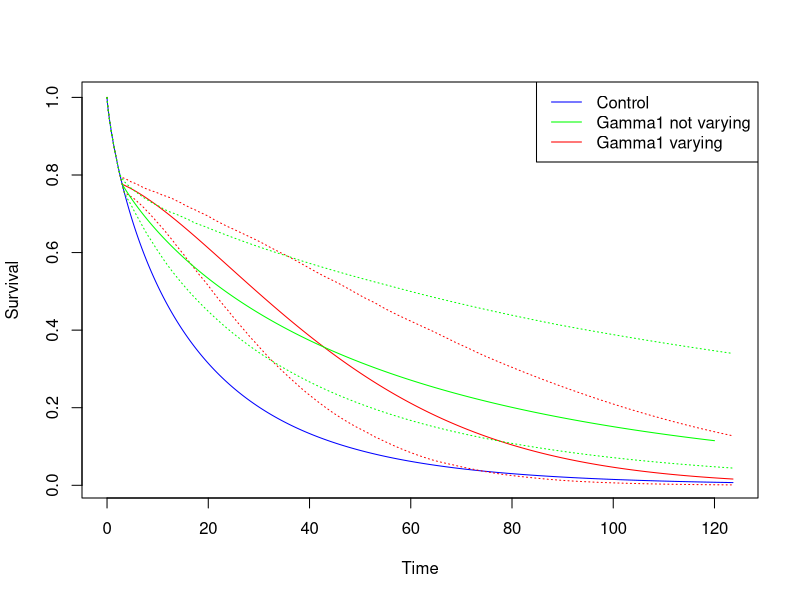
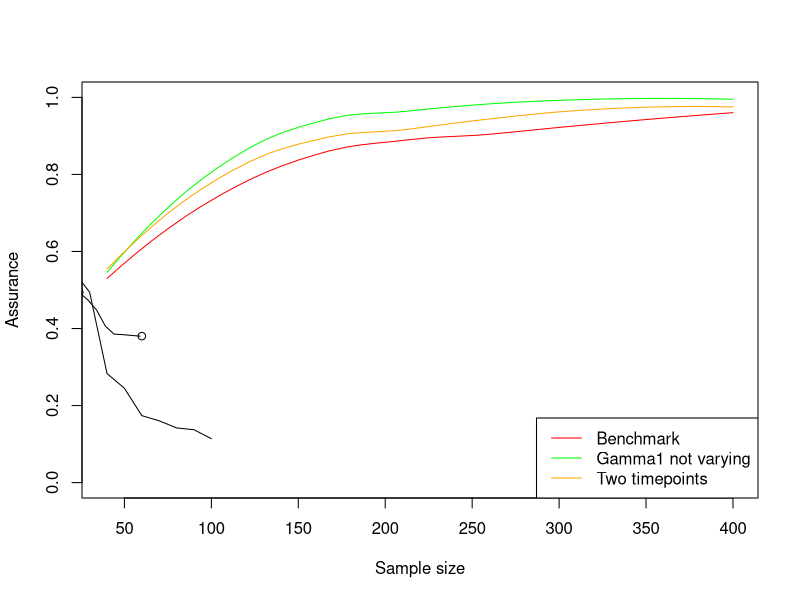

These charts were generated, in order, by the following R code:

library(nleqslv)
library(survival)


# Uncertainty -------------------------------------------------------------

#Plotting the control 
bigT <- 3
lambda2 <- 0.06
gamma2 <- 0.8

lambda1 <- 0.02
gamma1 <- 1.5

chosenLength <- 60

controltime <- seq(0, exp((1.527/gamma2)-log(lambda2))*1.1, by=0.01)
controlsurv <- exp(-(lambda2*controltime)^gamma2)
plot(controltime, controlsurv, type="l", col="blue", ylab="Survival", xlab = "Time")

#Plotting the median treatment lines

#This situation is where gamma1 is allowed to vary (we are using this as a control - for example a clinician might think this is appropriate 
#so we are seeing what we are losing by enforcing gamma1 = gamma2)

treatmenttime <- seq(bigT, exp((1.527/gamma2)-log(lambda2))*1.1, by=0.01)
treatmentsurv <- exp(-(lambda2*bigT)^gamma2 - lambda1^gamma1*(treatmenttime^gamma1-bigT^gamma1))

lines(treatmenttime, treatmentsurv, col="red")

#Calculating the confidence intervals in this situation
lambda2 <- 0.06
gamma2 <- 0.8

bigTVec <- rnorm(500, 3, sd = sqrt(0.1))
lambda1vec <- rnorm(500, 0.02, sd = sqrt(0.00005))
gamma1vec <- rnorm(500, gamma1, sd = sqrt(0.01))

time <- seq(0, exp((1.527/gamma2)-log(lambda2))*1.1, by=0.01)
SimMatrix <- matrix(NA, nrow = 500, ncol=length(time))

for (i in 1:500){
  bigT <- bigTVec[i]
  lambda1 <- lambda1vec[i]
  gamma1 <- gamma1vec[i]
  
  controltime <- seq(0, bigT, by=0.01)
  controlsurv <- exp(-(lambda2*controltime)^gamma2)
  
  treatmenttime <- seq(bigT, exp((1.527/gamma2)-log(lambda2))*1.1, by=0.01)
  treatmentsurv <- exp(-(lambda2*bigT)^gamma2 - lambda1^gamma1*(treatmenttime^gamma1-bigT^gamma1))
  
  timecombined <- c(controltime, treatmenttime)[1:length(time)]
  survcombined <- c(controlsurv, treatmentsurv)[1:length(time)]
  
  
  SimMatrix[i,] <- survcombined
  
}

lowerbound <- rep(NA, length(time))
upperbound <- rep(NA, length(time))
for (j in 1:length(time)){
  lowerbound[j] <- quantile(SimMatrix[,j], 0.1, na.rm = T)
  upperbound[j] <- quantile(SimMatrix[,j], 0.9, na.rm = T)
}

lines(time, lowerbound, col="red", lty=3)
lines(time, upperbound, col="red", lty=3)


#Resetting gamma1 and lambda1
#This is now the situation where we are optimising the treatment curve - but we are not allowing gamma1 to vary anymore

gamma1 <- 1.5
lambda1 <- 0.02 


treatmenttime <- seq(3, chosenLength)
treatmentsurv <- exp(-(lambda2*3)^gamma2 - lambda1^gamma1*(treatmenttime^gamma1-3^gamma1))

optimfunc1 <- function(par){
  diff <- 0
  for (i in 1:length(treatmenttime)){
    y <- exp(-(lambda2*3)^gamma2 - par^gamma2*(treatmenttime[i]^gamma2-3^gamma2))
    diff <- diff + (y - treatmentsurv[i])^2
  }
  return(diff)
}

#We are finding the lambda1 which corresponds to the closest median treatment curve as above
optimoutput1 <-  optimize(f = optimfunc1, interval = c(0,1))$minimum

treatmenttime1 <- seq(3, 120, by=0.01)
treatmentsurv1 <- exp(-(lambda2*3)^gamma2 - 0.02^gamma2*(treatmenttime1^gamma2-3^gamma2))

lines(treatmenttime1, treatmentsurv1, col="green")

#Calculating the confidence intervals for this situation where gamma1 = gamma2
lambda2 <- 0.06
gamma2 <- 0.8

bigTVec <- rnorm(500, 3, sd = sqrt(0.1))
lambda1vec <- rnorm(500, optimoutput1, sd = sqrt(0.0001))

gamma1 <- gamma2

time <- seq(0, exp((1.527/gamma2)-log(lambda2))*1.1, by=0.01)
SimMatrix1 <- matrix(NA, nrow = 500, ncol=length(time))

for (i in 1:500){
  bigT <- bigTVec[i]
  lambda1 <- lambda1vec[i]
  
  controltime <- seq(0, bigT, by=0.01)
  controlsurv <- exp(-(lambda2*controltime)^gamma2)
  
  treatmenttime <- seq(bigT, exp((1.527/gamma2)-log(lambda2))*1.1, by=0.01)
  treatmentsurv <- exp(-(lambda2*bigT)^gamma2 - lambda1^gamma1*(treatmenttime^gamma1-bigT^gamma1))
  
  timecombined <- c(controltime, treatmenttime)[1:length(time)]
  survcombined <- c(controlsurv, treatmentsurv)[1:length(time)]
  
  
  SimMatrix1[i,] <- survcombined
  
}

lowerbound <- rep(NA, length(time))
upperbound <- rep(NA, length(time))
for (j in 1:length(time)){
  lowerbound[j] <- quantile(SimMatrix1[,j], 0.1, na.rm = T)
  upperbound[j] <- quantile(SimMatrix1[,j], 0.9, na.rm = T)
}

lines(time, lowerbound, col= "green", lty=3)
lines(time, upperbound,col= "green", lty=3)

legend("topright", legend = c("Control", "Gamma1 not varying", "Gamma1 varying"), col=c("blue", "green", "red"), lty=1)

# Assurance ---------------------------------------------------------------

#The only one we will have access to is the green simulation lines
#SimMatrix1

#We calculate assurance for the situation where gamma1 is allowed to vary
#We would not normally know this - but we are calculating as a benchmark

lambda2 <- 0.06
gamma2 <- 0.8

assFunc <- function(n1, n2){
  assvec <- rep(NA, 100)
  for (i in 1:100){
    bigT <- rnorm(1, 3, sd = sqrt(0.1))
    lambda1 <- truncnorm::rtruncnorm(1, a = 0, mean = 0.02, sd = sqrt(0.00005))
    gamma1 <- rnorm(1, 1.5, sd = sqrt(0.01))
    
    controldata <- data.frame(time = rweibull(n1, gamma2, 1/lambda2))
    
    CP <- exp(-(lambda2*bigT)^gamma2)[[1]]
    u <- runif(n2)
    
    suppressWarnings(z <- ifelse(u>CP, (1/lambda2)*exp(1/gamma2*log(-log(u))), exp((1/gamma1)*log(1/(lambda1^gamma1)*(-log(u)-(lambda2*bigT)^gamma2+lambda1^gamma1*bigT*gamma1)))))
    
    DataCombined <- data.frame(time = c(controldata$time, z),
                               group = c(rep("Control", n1), rep("Treatment", n2)))
    
    
    DataCombined$cens <- DataCombined$time < chosenLength
    
    DataCombined$cens <- DataCombined$cens*1
    
    if (sum(DataCombined$cens)==(n1+n2)){
      
    } else {
      DataCombined[DataCombined$cens==0,]$time <- chosenLength
    }
    

    test <- survdiff(Surv(time, cens)~group, data = DataCombined)
    assvec[i] <- test$chisq > qchisq(0.95, 1)
  }
  mean(assvec)
}


n1vec <- floor(seq(20, 200, length=40))
n2vec <- floor(seq(20, 200, length=40))

assVec <- rep(NA, length(n1vec))
for (i in 1:length(assVec)){
  assVec[i] <- assFunc(n1vec[i], n2vec[i])
}

ssvec <- n1vec + n2vec

asssmooth <- loess(assVec~ssvec)

plot(ssvec, predict(asssmooth), type="l", ylim=c(0,1), xlab="Sample size", ylab="Assurance", col="red")

#Now do the situation where we do not allow gamma1 to vary in the elicitation
#This is the calculation we have been doing thus far

gamma1 <- gamma2

assFunc <- function(n1, n2){
  assvec <- rep(NA, 100)
  for (i in 1:100){
    bigT <- rnorm(1, 3, sd = sqrt(0.1))
    lambda1 <- truncnorm::rtruncnorm(1, a = 0, mean = optimoutput1, sd = sqrt(0.00005))

    controldata <- data.frame(time = rweibull(n1, gamma2, 1/lambda2))
    
    CP <- exp(-(lambda2*bigT)^gamma2)[[1]]
    u <- runif(n2)
    
    suppressWarnings(z <- ifelse(u>CP, (1/lambda2)*exp(1/gamma2*log(-log(u))), exp((1/gamma1)*log(1/(lambda1^gamma1)*(-log(u)-(lambda2*bigT)^gamma2+lambda1^gamma1*bigT*gamma1)))))
    
    DataCombined <- data.frame(time = c(controldata$time, z),
                               group = c(rep("Control", n1), rep("Treatment", n2)))
    
    
    DataCombined$cens <- DataCombined$time < chosenLength
    
    DataCombined$cens <- DataCombined$cens*1
    
    if (sum(DataCombined$cens)==(n1+n2)){
      
    } else {
      DataCombined[DataCombined$cens==0,]$time <- chosenLength
    }
    
    test <- survdiff(Surv(time, cens)~group, data = DataCombined)
    assvec[i] <- test$chisq > qchisq(0.95, 1)
  }
  mean(assvec)
}

n1vec <- floor(seq(20, 200, length=40))
n2vec <- floor(seq(20, 200, length=40))

assVec <- rep(NA, length(n1vec))
for (i in 1:length(assVec)){
  assVec[i] <- assFunc(n1vec[i], n2vec[i])
}

ssvec <- n1vec + n2vec

asssmooth <- loess(assVec~ssvec)

lines(ssvec, predict(asssmooth), col = "green")


# Flexible ----------------------------------------------------------------

#We can look at more flexible models to calculate assurance
#In this situation we have enforced gamma1 = gamma2 in the elicitation
#But we can pick two time-points and sample the treatment curves from these
#Then fit a Weibull parameterisation where gamma1 does not equal gamma2

#This section shows what goes on behind the scenes

# timechosen1 <- 20
# timechosen2 <- 50
# 
# sampledpoint1 <- sample(na.omit(SimMatrix1[,which(time==timechosen1)]), 1)
# sampledpoint2 <- sample(na.omit(SimMatrix1[,which(time==timechosen2)]), 1)
# 
# points(timechosen1, sampledpoint1, pch=19)
# points(timechosen2, sampledpoint2, pch=19)
# 
# dslnex <- function(x) {
#   y <- numeric(2)
#   y[1] <- exp(-(lambda2*bigT)^gamma2-x[1]^x[2]*(timechosen1^x[2]-bigT^x[2])) - sampledpoint1
#   y[2] <- exp(-(lambda2*bigT)^gamma2-x[1]^x[2]*(timechosen2^x[2]-bigT^x[2])) - sampledpoint2
#   y
# }
# 
# 
# xstart <- c(0.05,1)
# 
# output <- nleqslv(xstart, dslnex)
# 
# lambda1 <- output$x[1]
# gamma1 <- output$x[2]
# 
# 
# treatmenttime <- seq(bigT, exp((1.527/gamma2)-log(lambda2))*1.1, by=0.01)
# treatmentsurv <- exp(-(lambda2*bigT)^gamma2 - lambda1^gamma1*(treatmenttime^gamma1-bigT^gamma1))
# 
# lines(treatmenttime, treatmentsurv, col="yellow")

#This section does the same as above but calculates assurance in this case
#Picks two random y points at t=20 and t=50 and then draws a survival curve according to this
#Performs a log-rank test with these data


timechosen1 <- floor(0.4*chosenLength)
timechosen2 <- floor(0.75*chosenLength)


assFunc <- function(n1, n2){
  assvec <- rep(NA, 100)
  for (i in 1:100){
    sampledpoint1 <- sample(na.omit(SimMatrix1[,which(time==timechosen1)]), 1)
    sampledpoint2 <- sample(na.omit(SimMatrix1[,which(time==timechosen2)]), 1)
    
    bigT <- rnorm(1, 3, sd = sqrt(0.1))
    
    dslnex <- function(x) {
      y <- numeric(2)
      y[1] <- exp(-(lambda2*bigT)^gamma2-x[1]^x[2]*(timechosen1^x[2]-bigT^x[2])) - sampledpoint1
      y[2] <- exp(-(lambda2*bigT)^gamma2-x[1]^x[2]*(timechosen2^x[2]-bigT^x[2])) - sampledpoint2
      y
    }
    
    
    xstart <- c(0.05,1)
    
    output <- nleqslv(xstart, dslnex)
    
    lambda1 <- output$x[1]
    gamma1 <- output$x[2]
    
   if (lambda1<0){
     lambda1 <- 0.000001
   }
    
    controldata <- data.frame(time = rweibull(n1, gamma2, 1/lambda2))
    
    CP <- exp(-(lambda2*bigT)^gamma2)[[1]]
    u <- runif(n2)
    
    suppressWarnings(z <- ifelse(u>CP, (1/lambda2)*exp(1/gamma2*log(-log(u))), exp((1/gamma1)*log(1/(lambda1^gamma1)*(-log(u)-(lambda2*bigT)^gamma2+lambda1^gamma1*bigT*gamma1)))))
    
    DataCombined <- data.frame(time = c(controldata$time, z),
                               group = c(rep("Control", n1), rep("Treatment", n2)))
    
    DataCombined$cens <- DataCombined$time < chosenLength
    
    DataCombined$cens <- DataCombined$cens*1
    
    if (sum(DataCombined$cens)==(n1+n2)){
      
    } else {
      DataCombined[DataCombined$cens==0,]$time <- chosenLength
    }
    
    test <- survdiff(Surv(time, cens)~group, data = DataCombined)
    assvec[i] <- test$chisq > qchisq(0.95, 1)
  }
  mean(assvec)
}

n1vec <- floor(seq(20, 200, length=40))
n2vec <- floor(seq(20, 200, length=40))

assVec <- rep(NA, length(n1vec))
for (i in 1:length(assVec)){
  assVec[i] <- assFunc(n1vec[i], n2vec[i])
}

ssvec <- n1vec + n2vec

asssmooth <- loess(assVec~ssvec)

lines(ssvec, predict(asssmooth), col = "orange")

legend("bottomright", legend = c("Benchmark", "Gamma1 not varying", "Two timepoints"), col=c("red", "green", "orange"), lty=1)


##Now we need to do the non parametric case
#We split the x-axis up into 20 slices, from 20 to 60?
#Uniformly sample from the slice between the 0.1 and 0.9 confidence intervals
#Make it a monotonically decreasing function by bounding it above by the previous y value sampled


#Show it on a graph to ensure we are doing the right thing throughout

xvec <- seq(20, 100, by=10)
yvec <- rep(NA, length(xvec))

yvec[1] <- runif(1, min = quantile(na.omit(SimMatrix1[,which(time==xvec[1])]), 0.1), max = quantile(na.omit(SimMatrix1[,which(time==xvec[1])]), 0.9))

for (i in 2:length(xvec)){
  yvec[i] <- runif(1, min = quantile(na.omit(SimMatrix1[,which(time==xvec[i])]), 0.1), max =  yvec[i-1])
}


lines(xvec, yvec)

#Looks like we are doing the right thing, but we are much more likely to hit the bottom of the confidence interval
#It only takes 1 random y-axis draw to be low and then we are stuck being low

#Maybe we can sample the y-axis in the same way as when we allow gamma1 to vary in the assurance, but plot a non-parametric line instead of a Weibull line

timechosen1 <- floor(0.4*chosenLength)
timechosen2 <- chosenLength

sampledpoint1 <- sample(na.omit(SimMatrix1[,which(time==timechosen1)]), 1)
sampledpoint2 <- sample(na.omit(SimMatrix1[,which(time==timechosen2)]), 1)

if (sampledpoint1>sampledpoint2){
  points(timechosen1, sampledpoint1)
  points(timechosen2, sampledpoint2)
  xvec <- seq(timechosen1, timechosen2, by=5)
  yvec <- rep(NA, length(xvec))
  yvec[1] <- sampledpoint1
  
  for (i in 2:(length(xvec)-1)){
    yvec[i] <- runif(1, min = sampledpoint2, max =  yvec[i-1])
  }
  yvec[length(xvec)] <- sampledpoint2
  lines(xvec, yvec)
}
